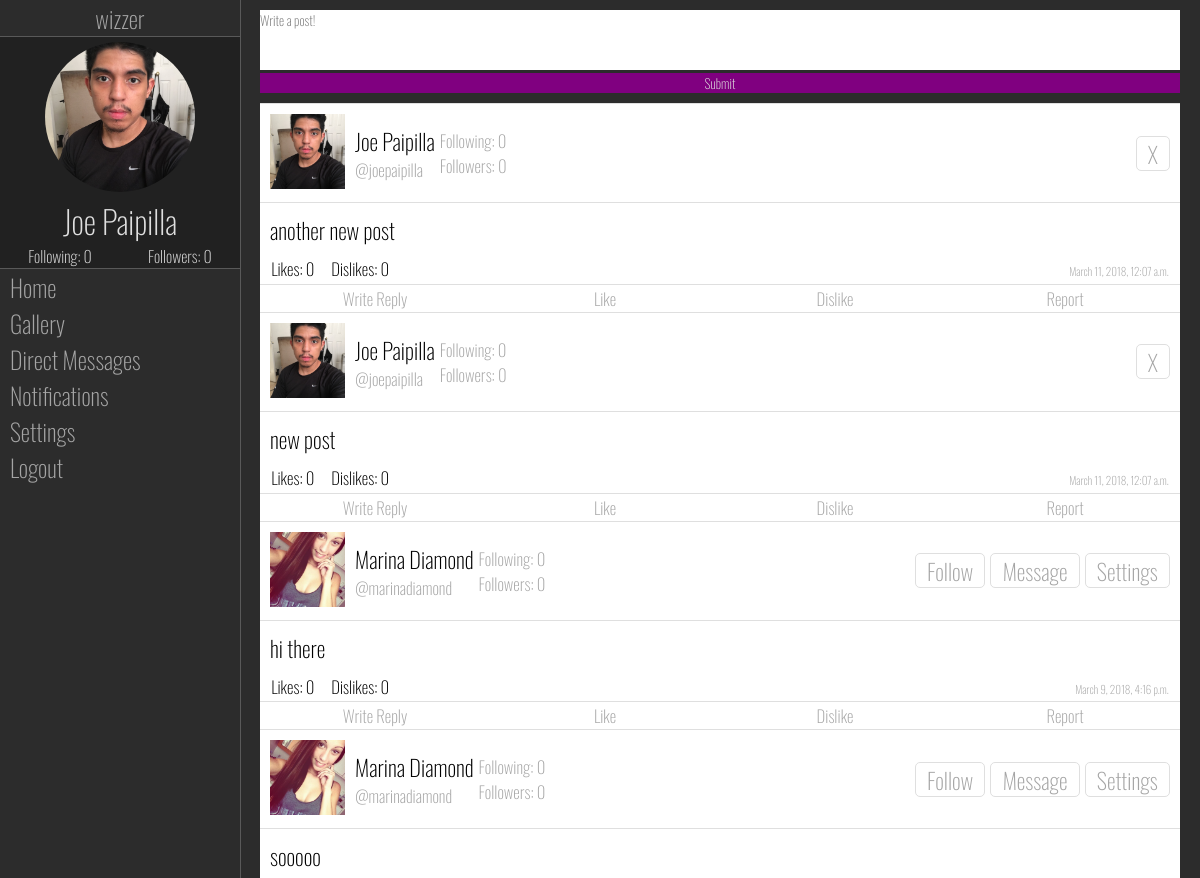
Before: / (signed in, upper part) with the older database file.
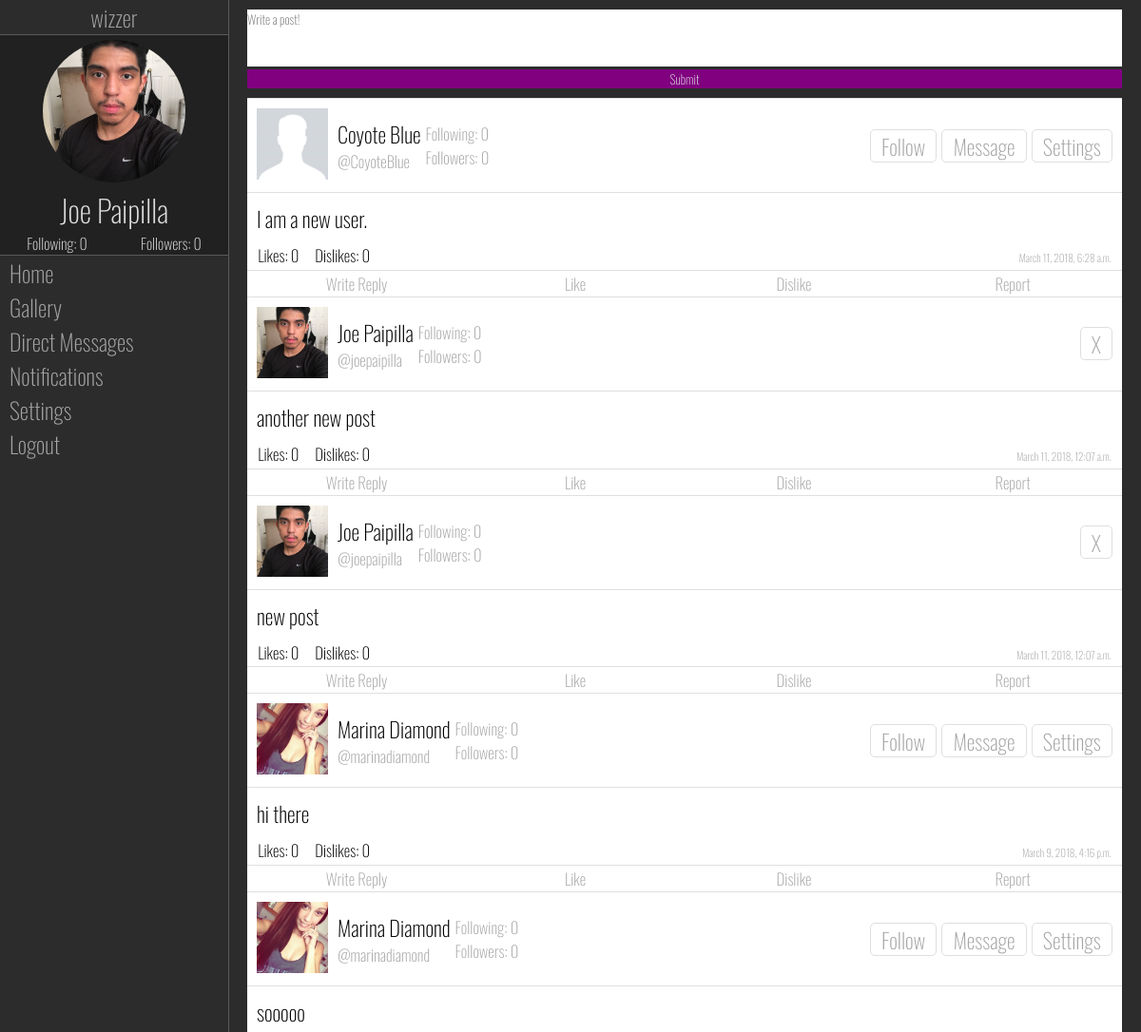
After: the same page with the newer database file.
### SocialMedia/models.py (models this page shows, shortened)
class Whiz(models.Model):
    whiz_poster = models.ForeignKey(WizzerUser, on_delete=models.CASCADE)
    content = models.TextField()
    time_posted = models.DateTimeField(default=timezone.now)

class WizzerUser(models.Model):
    GENDER_CHOICES = (
        ('M', 'Male'),
        ('F', 'Female')
    )
    user = models.OneToOneField(User, default='', on_delete=models.CASCADE)
    following = models.ManyToManyField('self', blank=True, related_name='following_set', symmetrical=False)
    followers = models.ManyToManyField('self', blank=True, related_name='follower_set', symmetrical=False)
    profile_picture = models.FileField(
        default=r'default\default-profile-picture.jpg', upload_to=profile_picture_path, max_length=100)
    background_image = models.FileField(
        default=r'default\default-background.jpg', upload_to=background_image_path, max_length=100)
    gender = models.CharField(default='', choices=GENDER_CHOICES, max_length=2)
    def __str__(self):
        return self.user.username

### SocialMedia/views.py (the view)
# urls.py: path('', views.index, name='index'),
def index(request):
    user = request.user
    if request.method == "POST":
        print(request.POST)
        form = WhizForm(request.POST)
        if form.is_valid():
            new_whiz = Whiz(whiz_poster=user.wizzeruser, content=request.POST['whiz_input'])
            new_whiz.save()
        elif 'delete' in request.POST:
            Whiz.objects.get(id=request.POST['delete']).delete()
        elif 'reply' in request.POST:
            pass
        elif 'like' in request.POST:
            whiz = Whiz.objects.get(id=request.POST['like'])
            liked_user = UserObject.objects.get(username__exact=user).wizzeruser
            try:
                Like.objects.get(whiz=whiz, liked_by=liked_user).delete()
            except Exception as e:
                new_like = Like(whiz=whiz, liked_by=liked_user)
                new_like.save()
        elif 'dislike' in request.POST:
            whiz = Whiz.objects.get(id=request.POST['dislike'])
            disliked_user = UserObject.objects.get(username__exact=user).wizzeruser
            try:
                Dislike.objects.get(disliked_by=disliked_user).delete()
            except Exception as e:
                new_dislike = Dislike(whiz=whiz, disliked_by=disliked_user)
                new_dislike.save()
        elif 'report' in request.POST:
            pass
        elif 'follow' in request.POST:
            self_user = UserObject.objects.get(username__exact=user).wizzeruser
            followed_user = UserObject.objects.get(username__exact=request.POST['follow']).wizzeruser
            if self_user in followed_user.followers.all():
                followed_user.followers.remove(self_user)
                self_user.following.remove(followed_user)
            else:
                followed_user.followers.add(self_user)
                followed_user.save()
                self_user.following.add(followed_user)
                self_user.save()
        return redirect('index')
    else:
        form = WhizForm()
    if str(user) == 'AnonymousUser':
        return redirect('login')
    else:
        whizzes = Whiz.objects.all()[::-1]
        context = {'WizzerUser': user,
                   'Whizzes': whizzes,
                   'WhizForm': form
                   }
        return render(request, 'SocialMedia/WizzerFeed.html', context)

### SocialMedia/forms.py
class WhizForm(forms.Form):
    whiz_input = forms.CharField(label="", widget=forms.Textarea(attrs={"cols": '',"rows": '',"id": "message","placeholder":"Write a post!","value": "message"}))

### SocialMedia/templates/SocialMedia/WizzerFeed.html (shortened to what this page needs)
{% extends "SocialMedia/main.html" %}
{% load static %}
{% block css %}<link rel='stylesheet' type='text/css' href="{% static 'SocialMedia/mainDiv.css' %}"/>{% endblock %}
{% block body %}
    {% include 'SocialMedia/components/navbar.html' %}
    <div class="main">
        <div class="post-form">
            <form method="POST" action="{% url 'index' %}">
                {{ WhizForm }}
                <input id="submit" class='colored' type="submit" value="Submit">
            </form>
        </div>
        <div class="post-container">
            {% for whiz in Whizzes %}
                {% include 'SocialMedia/components/post.html' %}
            {% endfor %}
        </div>
    </div>
{% endblock %}

### SocialMedia/templates/SocialMedia/components/post.html (shortened to what this page needs)
{% load static %}
<div class="post">
    <div class="top-bar">
        <a href="{% url 'profile-page' whiz.whiz_poster.user.get_username %}"><img id="profile-photo" src="{{ whiz.whiz_poster.profile_picture.url }}"/></a>
        <div class="name">
            <h1>{{ whiz.whiz_poster.user.get_full_name }}</h1>
            <a href="{% url 'profile-page' whiz.whiz_poster.user.get_username %}"><h2>@{{ whiz.whiz_poster.user.get_username }}</h2></a>
        </div>
        <div class="follow-info">
            <h2>Following: {{ whiz.whiz_poster.following.count }}</h2>
            <h2>Followers: {{ whiz.whiz_poster.followers.count }}</h2>
        </div>
        <div class="user-buttons">
            {% if whiz.whiz_poster.user.id ==  WizzerUser.id %}
            <form id="post-form" method="post" action="{% url 'index' %}">
                <button class="button" id="delete" type="submit" value="{{ whiz.id }}" name="delete">X</button>
            </form>
            {% else %}
            <button class="button" id="follow" type="submit" form="post-form" value="{{ whiz.whiz_poster }}" name="follow">Follow</button>
            <button class="button" id="message" type="submit" form="post-form" value="{{ whiz.whiz_poster }}" name="message">Message</button>
            <button class="button" id="settings" type="submit" form="post-form" value="{{ whiz.whiz_poster }}" name="settings">Settings</button>
            {% endif %}
        </div>
    </div>
    <div class="post-content">
        <h1>{{ whiz.content }}</h1>
    </div>
    <div class="post-info">
        <ul>
            <h2><a href="#">Likes: {{ whiz.like_set.count}}</a></h2>
            <h2><a href="#">Dislikes: {{ whiz.dislike_set.count }}</a></h2>
        </ul>
        <p id="time-posted">{{ whiz.time_posted }}</p>
    </div>
    <div class="post-footer">
            <button id="delete" type="submit" value="{{ whiz.id }}" name="reply" form="post-form">Write Reply</button>
            <button id="delete" type="submit" value="{{ whiz.id }}" name="like" form="post-form">Like</button>
            <button id="delete" type="submit" value="{{ whiz.id }}" name="dislike" form="post-form">Dislike</button>
            <button id="delete" type="submit" value="{{ whiz.id }}" name="report" form="post-form">Report</button>
    </div>
</div>

Changed rows visible on the page:
added Whiz: shows a picture, whiz_poster.user.get_full_name "Coyote Blue", whiz_poster.user.get_username "CoyoteBlue", whiz_poster.following.count "0", whiz_poster.followers.count "0", content "I am a new user.", like_set.count "0", dislike_set.count "0", time_posted "March 11, 2018, 6:28 a.m."
